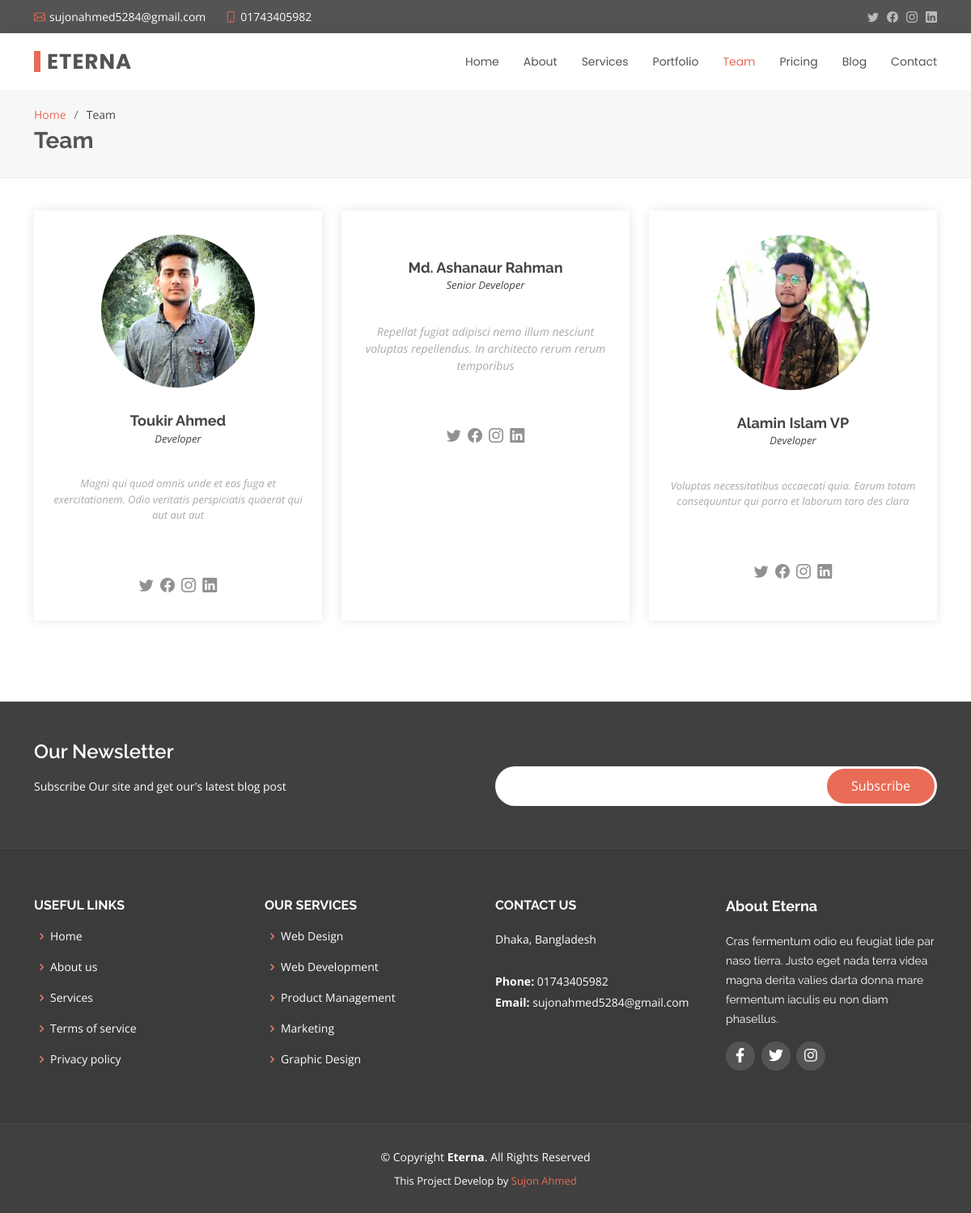
The app's page /team.php with its own data.
### tables this page shows
CREATE TABLE `team` (
  `team_m_id` int(11) NOT NULL,
  `team_m_img` varchar(80) NOT NULL,
  `team_m_name` varchar(30) NOT NULL,
  `team_m_profession` varchar(50) NOT NULL,
  `team_m_about` longtext NOT NULL,
  `team_m_created` datetime NOT NULL DEFAULT current_timestamp()
);

CREATE TABLE `address` (
  `address_id` int(11) NOT NULL,
  `address_title` varchar(255) NOT NULL,
  `map_link` varchar(500) NOT NULL,
  `address_created` datetime NOT NULL DEFAULT current_timestamp()
);

CREATE TABLE `social` (
  `social_id` int(11) NOT NULL,
  `social_name` varchar(80) NOT NULL,
  `social_icon` varchar(50) NOT NULL,
  `social_link` varchar(255) NOT NULL,
  `social_created` datetime NOT NULL DEFAULT current_timestamp()
);

### admin/main.php (called while the page is built, shortened)
<?php
class Main
{
    protected $host = 'localhost';
    protected $user = 'root';
    protected $pass = '';
    protected $db = 'eterna';
    protected $con;
    public function __construct()
    {
        $this->con = new mysqli($this->host, $this->user, $this->pass, $this->db);
    }
    public function profile_retrives()
    {
        $this->sql = "SELECT * FROM `admin`";
        $this->result = $this->con->query($this->sql);
        if ($this->result == true) {
            return $this->result;
        } else {
            return false;
        }
    }
    public function get_team_limit()
    {
        $this->sql = "SELECT * FROM `team` LIMIT 3";
        $this->result = $this->con->query($this->sql);
        if ($this->result == true) {
            return $this->result;
        } else {
            return false;
        }
    }
    public function get_location()
    {
        $this->sql = "SELECT * FROM `address`";
        $this->result = $this->con->query($this->sql);
        if ($this->result == true) {
            return $this->result;
        } else {
            return false;
        }
    }
    public function get_social()
    {
        $this->sql = "SELECT * FROM `social`";
        $this->result = $this->con->query($this->sql);
        if ($this->result == true) {
            return $this->result;
        } else {
            return false;
        }
    }
}

### team.php (the view)
<?php include 'font_header.php'; ?>
  <main id="main">
    <section id="breadcrumbs" class="breadcrumbs">
      <div class="container">
        <ol>
          <li><a href="index.php">Home</a></li>
          <li>Team</li>
        </ol>
        <h2>Team</h2>
      </div>
    </section>
    <section id="team" class="team">
      <div class="container">
        <div class="row">
          <?php
            if($team->num_rows > 0){
              while($row = $team->fetch_object()){
                ?>
                  <div class="col-lg-4 col-md-6 d-flex align-items-stretch">
                    <div class="member">
                      <img class="img-fluid" src="<?php echo 'admin/uploads/team/'.$row->team_m_img; ?>" alt="">
                      <h4><?php echo $row->team_m_name; ?></h4>
                      <span><?php echo $row->team_m_profession; ?></span>
                      <p>
                       <?php echo $row->team_m_about; ?>
                      </p>
                      <div class="social">
                        <a href=""><i class="bi bi-twitter"></i></a>
                        <a href=""><i class="bi bi-facebook"></i></a>
                        <a href=""><i class="bi bi-instagram"></i></a>
                        <a href=""><i class="bi bi-linkedin"></i></a>
                      </div>
                    </div>
                  </div>
                <?php
              }
            }
          ?>
        </div>
      </div>
    </section>
  </main>
 <?php include 'font_footer.php'; ?>

### font_header.php (shortened to what this page needs)
<?php
include 'admin/main.php';
$obj = new Main();
$email = $obj->profile_retrives();
if ($email->num_rows > 0) {
  while ($row = $email->fetch_object()) {
    $admin_email = $row->admin_email;
    $admin_phone = $row->admin_phone;
  }
}
$team = $obj->get_team_limit();
$get_location = $obj->get_location();
if ($get_location->num_rows > 0) {
  while ($row = $get_location->fetch_object()) {
    $title = $row->address_title;
  }
}
$get_social_media = $obj->get_social();
?>
<!DOCTYPE html>
<html lang="en">
<head>
  <link href="assets/vendor/animate.css/animate.min.css" rel="stylesheet">
  <link href="assets/vendor/bootstrap/css/bootstrap.min.css" rel="stylesheet">
  <link href="assets/vendor/bootstrap-icons/bootstrap-icons.css" rel="stylesheet">
  <link href="assets/vendor/boxicons/css/boxicons.min.css" rel="stylesheet">
  <link href="assets/vendor/glightbox/css/glightbox.min.css" rel="stylesheet">
  <link href="assets/vendor/swiper/swiper-bundle.min.css" rel="stylesheet">
  <link href="assets/css/style.css" rel="stylesheet">
  <link rel="stylesheet" href="https://cdnjs.cloudflare.com/ajax/libs/font-awesome/5.15.4/css/all.min.css" />
</head>
<body>
  <section id="topbar" class="d-flex align-items-center">
    <div class="container d-flex justify-content-center justify-content-md-between">
      <div class="contact-info d-flex align-items-center">
        <i class="bi bi-envelope d-flex align-items-center"><a href="mailto:contact@example.com"><?php echo $admin_email; ?></a></i>
        <i class="bi bi-phone d-flex align-items-center ms-4"><span><?php echo $admin_phone; ?></span></i>
      </div>
      <div class="social-links d-none d-md-flex align-items-center">
        <a href="#" class="twitter"><i class="bi bi-twitter"></i></a>
        <a href="#" class="facebook"><i class="bi bi-facebook"></i></a>
        <a href="#" class="instagram"><i class="bi bi-instagram"></i></a>
        <a href="#" class="linkedin"><i class="bi bi-linkedin"></i></i></a>
      </div>
    </div>
  </section>
  <header id="header" class="d-flex align-items-center">
    <div class="container d-flex justify-content-between align-items-center">
      <div class="logo">
        <h1><a href="index.php">Eterna</a></h1>
      </div>
      <nav id="navbar" class="navbar">
        <ul>
          <li><a class="<?= (basename($_SERVER['PHP_SELF']) == "index.php") ? "active" : "" ?>" href="index.php">Home</a></li>
          <li><a class="<?= (basename($_SERVER['PHP_SELF']) == "about.php") ? "active" : "" ?>" href="about.php">About</a></li>
          <li><a class="<?= (basename($_SERVER['PHP_SELF']) == "services.php") ? "active" : "" ?>" href="services.php">Services</a></li>
          <li><a class="<?= (basename($_SERVER['PHP_SELF']) == "portfolio.php") ? "active" : "" ?>" href="portfolio.php">Portfolio</a></li>
          <li><a class="<?= (basename($_SERVER['PHP_SELF']) == "team.php") ? "active" : "" ?>" href="team.php">Team</a></li>
          <li><a class="<?= (basename($_SERVER['PHP_SELF']) == "pricing.php") ? "active" : "" ?>" href="pricing.php">Pricing</a></li>
          <li><a class="<?= (basename($_SERVER['PHP_SELF']) == "blog.php") ? "active" : "" ?>" href="blog.php">Blog</a></li>
          <li><a class="<?= (basename($_SERVER['PHP_SELF']) == "contact.php") ? "active" : "" ?>" href="contact.php">Contact</a></li>
        </ul>
      </nav>
    </div>
  </header>

### font_footer.php (shortened to what this page needs)
<footer id="footer">
<div class="footer-newsletter">
  <div class="container">
    <div class="row">
      <div class="col-lg-6">
        <h4>Our Newsletter</h4>
        <p>Subscribe Our site and get our's latest blog post</p>
      </div>
      <div class="col-lg-6">
        <form action="subscribe.php" method="POST">
          <input type="email" name="email"><input type="submit" name="submit" value="Subscribe">
        </form>
      </div>
    </div>
  </div>
</div>
<div class="footer-top">
  <div class="container">
    <div class="row">
      <div class="col-lg-3 col-md-6 footer-links">
        <h4>Useful Links</h4>
        <ul>
          <li><i class="bx bx-chevron-right"></i> <a href="#">Home</a></li>
          <li><i class="bx bx-chevron-right"></i> <a href="#">About us</a></li>
          <li><i class="bx bx-chevron-right"></i> <a href="#">Services</a></li>
          <li><i class="bx bx-chevron-right"></i> <a href="#">Terms of service</a></li>
          <li><i class="bx bx-chevron-right"></i> <a href="#">Privacy policy</a></li>
        </ul>
      </div>
      <div class="col-lg-3 col-md-6 footer-links">
        <h4>Our Services</h4>
        <ul>
          <li><i class="bx bx-chevron-right"></i> <a href="#">Web Design</a></li>
          <li><i class="bx bx-chevron-right"></i> <a href="#">Web Development</a></li>
          <li><i class="bx bx-chevron-right"></i> <a href="#">Product Management</a></li>
          <li><i class="bx bx-chevron-right"></i> <a href="#">Marketing</a></li>
          <li><i class="bx bx-chevron-right"></i> <a href="#">Graphic Design</a></li>
        </ul>
      </div>
      <div class="col-lg-3 col-md-6 footer-contact">
        <h4>Contact Us</h4>
        <p>
          <?php echo $title; ?> <br><br>
          <strong>Phone:</strong> <?php echo $admin_phone; ?><br>
          <strong>Email:</strong> <?php echo $admin_email; ?><br>
        </p>
      </div>
      <div class="col-lg-3 col-md-6 footer-info">
        <h3>About Eterna</h3>
        <p>Cras fermentum odio eu feugiat lide par naso tierra. Justo eget nada terra videa magna derita valies darta donna mare fermentum iaculis eu non diam phasellus.</p>
        <div class="social-links mt-3">
          <?php
            if($get_social_media->num_rows > 0){
              while($row = $get_social_media->fetch_object()){
                ?>
                  <a href="<?php echo $row->social_link; ?>" target="_blank" class="social"><i class="<?php echo $row->social_icon; ?>"></i></a>
                <?php
              }
            }
          ?>
        </div>
      </div>
    </div>
  </div>
</div>
<div class="container">
  <div class="copyright">
    &copy; Copyright <strong><span>Eterna</span></strong>. All Rights Reserved
  </div>
  <div class="credits">
    This Project Develop by <a target="_blank" href="https://github.com/Sujon-Ahmed">Sujon Ahmed</a>
  </div>
</div>
</footer>
</body>
</html>

### records on screen
team: team_m_img (picture), team_m_name "Toukir Ahmed", team_m_profession "Developer", team_m_about "Magni qui quod omnis unde et eos fuga et exercitationem. Odio veritatis perspiciatis quaerat qui aut aut aut"
team: team_m_name "Md. Ashanaur Rahman", team_m_profession "Senior Developer", team_m_about "Repellat fugiat adipisci nemo illum nesciunt voluptas repellendus. In architecto rerum rerum temporibus"
team: team_m_img (picture), team_m_name "Alamin Islam VP", team_m_profession "Developer", team_m_about "Voluptas necessitatibus occaecati quia. Earum totam consequuntur qui porro et laborum toro des clara"
address: address_title "Dhaka, Bangladesh"

### other values on screen
$admin_email "sujonahmed5284@gmail.com"
$admin_phone "01743405982"
